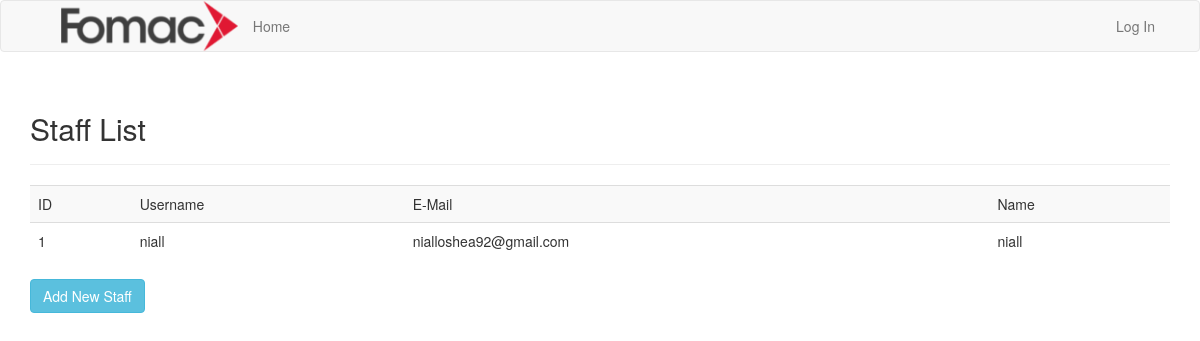
The page /staff/ on the database as committed earlier.
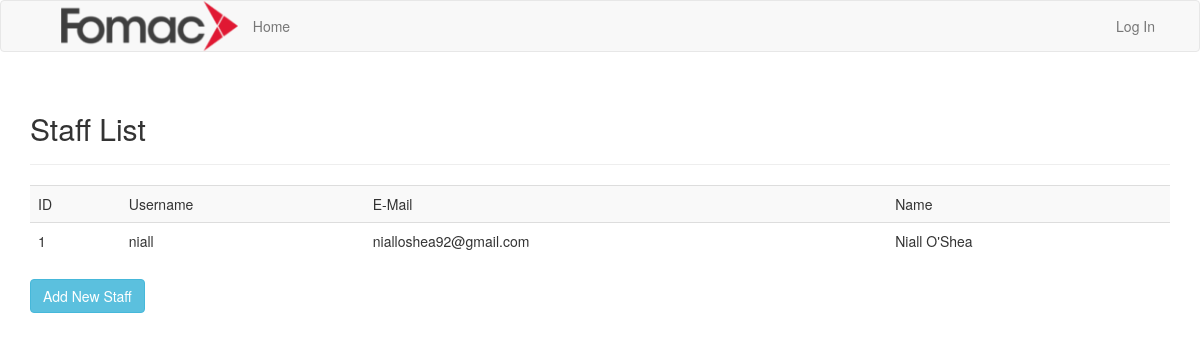
The same page on the database as committed later.
### app/models.py (models this page shows, shortened)
class Staff(db.Model, UserMixin):
    __tablename__ = 'staff'
    id = db.Column(db.Integer, primary_key=True)
    username = db.Column(db.String(64), unique=True, index=True)
    password_hash = db.Column(db.String(128))
    email = db.Column(db.String(64), unique=True, index=True)
    name = db.Column(db.String(64))
    added = db.relationship('User', backref='added_by')
    @property
    def password(self):
        raise AttributeError('Password is not a readable attribute')

### app/auth/views.py (the view)
@auth.route('/')
def list_staff():
    staff = Staff.query.all()
    return render_template('auth/list-staff.html', staff=staff)

### app/templates/auth/list-staff.html
{% extends "base.html" %}
{% block page_content %}
<div class="page-header">
    <h2>Staff List</h2>
</div>
<table class="table table-striped">
<tr>
    <td>ID</td>
    <td>Username</td>
    <td>E-Mail</td>
    <td>Name</td>
</tr>
{% for person in staff %}
<tr>
    <td>{{ person.id }}</td>
    <td>{{ person.username }}</td>
    <td>{{ person.email }}</td>
    <td>{{ person.name }}</td>
</tr>
{% endfor %}
</table>
<a class="btn btn-info" href="{{ url_for('auth.new_staff') }}">Add New Staff</a>
{% endblock %}

Rows that differ between the two databases and show on the page:
changed Staff "niall": name "niall" → "Niall O'Shea"
